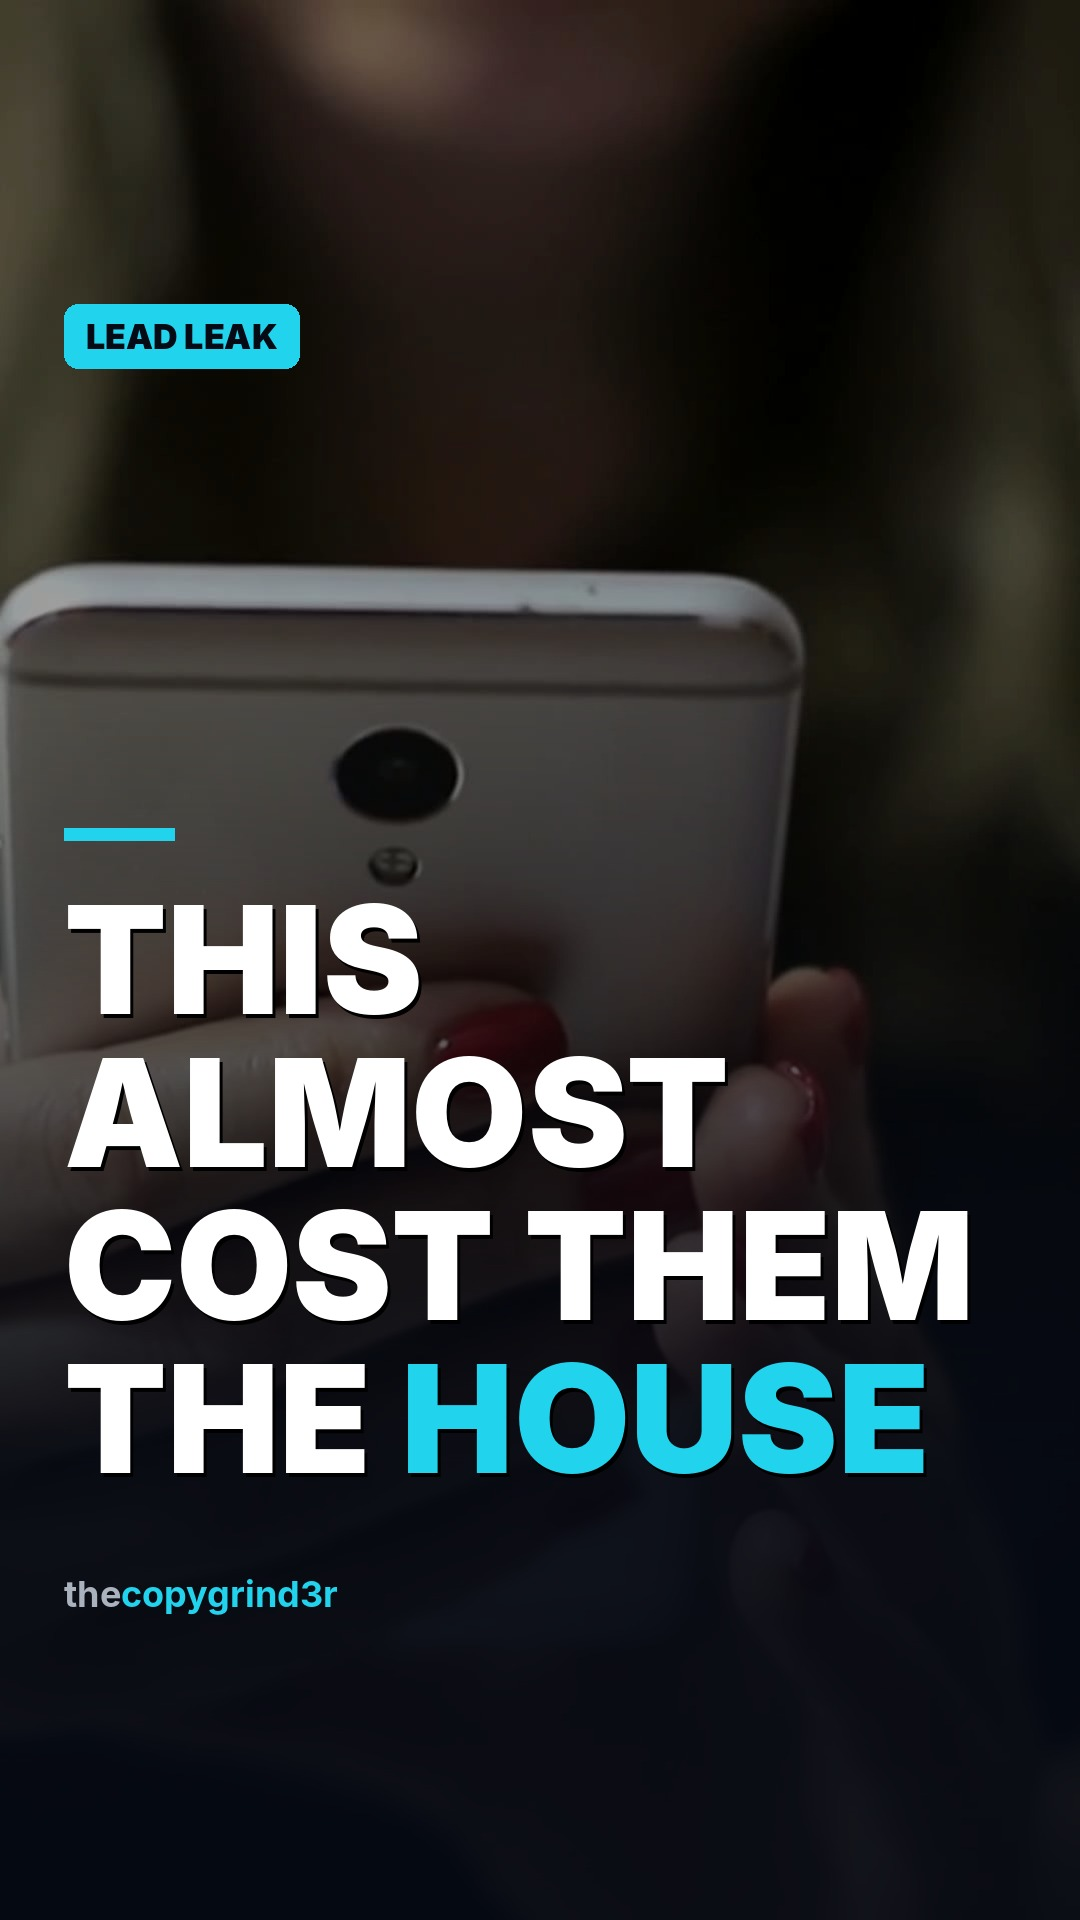

Write Python code to recreate this figure.
"""Branded post covers: one fixed frame for every post so the profile grid reads like a wallpaper
(same idea as Fabrizio Romano's fixed template). Faceless background photo, series chip, short
uppercase title with one cyan keyword, wordmark. All text sits inside the centre 3:4 area that
Instagram's profile grid shows, so nothing gets cropped."""
import os, glob, re, textwrap
from PIL import Image, ImageDraw, ImageFont, ImageFilter, ImageEnhance

CYAN = (34, 211, 238)
INK = (6, 10, 20)
KEYWORDS = re.compile(r'(enquir|lead|repl|viewing|night|midnight|weekend|mobile|form|inbox|call|book|minute|hour|second|cold|leak|missed|lost|slow|fast|free|audit|agent|tenant|buyer)', re.I)

def font(size, weight='Black'):
    for f in ['/usr/share/fonts/opentype/inter/Inter-%s.otf' % weight, '/usr/share/fonts/truetype/inter/Inter-%s.ttf' % weight,
              '/usr/share/fonts/opentype/inter/Inter-ExtraBold.otf', '/usr/share/fonts/truetype/dejavu/DejaVuSans-Bold.ttf']:
        if os.path.exists(f): return ImageFont.truetype(f, size)
    hits = glob.glob('/usr/share/fonts/**/Inter*%s*' % weight, recursive=True)
    return ImageFont.truetype(hits[0], size) if hits else ImageFont.load_default()

def short_title(text, max_words=7):
    """Fallback when no cover_title was written: first clause, max 7 words, no trailing filler."""
    t = re.sub(r'#\w+', '', str(text or '')).strip()
    t = re.split(r'(?<=[.!?:])\s|\s[—–-]\s|,\s', t)[0].strip(' .,:;!?')
    w = t.split()
    if len(w) > max_words:
        w = w[:max_words]
        while w and w[-1].lower() in {'to', 'the', 'a', 'an', 'and', 'or', 'of', 'for', 'on', 'in', 'your', 'with', 'at', 'get', 'is'}:
            w.pop()
    return ' '.join(w)

def fill(img, w, h):
    s = max(w / img.width, h / img.height)
    img = img.resize((int(img.width * s + 1), int(img.height * s + 1)), Image.LANCZOS)
    l, t = (img.width - w) // 2, (img.height - h) // 2
    return img.crop((l, t, l + w, t + h))

def background(bg, w, h):
    if bg and os.path.exists(bg):
        try:
            img = fill(Image.open(bg).convert('RGB'), w, h)
            img = ImageEnhance.Color(img).enhance(0.85)
            img = ImageEnhance.Brightness(img).enhance(0.62)
            return img
        except Exception as e:
            print('cover bg failed:', e)
    img = Image.new('RGB', (w, h), INK)
    d = ImageDraw.Draw(img)
    for x in range(0, w, 54): d.line([(x, 0), (x, h)], fill=(14, 22, 38), width=1)
    for y in range(0, h, 54): d.line([(0, y), (w, y)], fill=(14, 22, 38), width=1)
    glow = Image.new('RGB', (w, h), (0, 0, 0)); gd = ImageDraw.Draw(glow)
    gd.ellipse((w * 0.2, h * 0.25, w * 0.8, h * 0.75), fill=(10, 60, 80))
    return Image.blend(img, glow.filter(ImageFilter.GaussianBlur(160)), 0.5)

def make_cover(title, series, w, h, out, bg=None, number=None):
    img = background(bg, w, h)
    # safe area = the centre 3:4 crop the profile grid shows
    sh = min(h, int(w * 4 / 3)); top = (h - sh) // 2
    sw = min(w, int(h * 3 / 4)); left = (w - sw) // 2
    M = 64
    # darken bottom 60% of the safe area for the headline
    grad = Image.new('L', (1, h))
    for y in range(h):
        k = (y - (top + sh * 0.30)) / (sh * 0.55)
        grad.putpixel((0, y), int(225 * max(0, min(1, k))))
    img = Image.composite(Image.new('RGB', (w, h), INK), img, grad.resize((w, h)))
    d = ImageDraw.Draw(img)
    # series chip, top left of the safe area
    fc = font(34, 'Black'); lab = (series or 'AGENT PLAYBOOK').upper()
    tw = d.textlength(lab, font=fc)
    x0, y0 = left + M, top + M
    d.rounded_rectangle((x0, y0, x0 + tw + 44, y0 + 64), radius=14, fill=CYAN)
    d.text((x0 + 22, y0 + 12), lab, font=fc, fill=INK)
    if number:
        fn = font(30, 'Bold'); s = '#%03d' % int(number)
        d.text((left + sw - M - d.textlength(s, font=fn), y0 + 16), s, font=fn, fill=(200, 210, 220))
    # title: uppercase, as big as fits in max 4 lines
    words = str(title or '').upper().split()
    if not words: words = ['ANSWER', 'EVERY', 'ENQUIRY']
    hi = None
    for i in range(len(words) - 1, -1, -1):
        if KEYWORDS.search(words[i]): hi = i; break
    if hi is None: hi = len(words) - 1
    maxw = sw - 2 * M
    size = 150
    while size > 54:
        f = font(size, 'Black'); lines = []; cur = []
        for i, wd in enumerate(words):
            test = ' '.join(x for _, x in cur + [(i, wd)])
            if cur and d.textlength(test, font=f) > maxw:
                lines.append(cur); cur = [(i, wd)]
            else:
                cur.append((i, wd))
        if cur: lines.append(cur)
        if len(lines) <= 4 and all(d.textlength(' '.join(x for _, x in l), font=f) <= maxw for l in lines): break
        size -= 6
    lh = int(size * 1.02)
    block = lh * len(lines)
    y = top + sh - 200 - block
    d.rectangle((left + M, y - 40, left + M + 110, y - 28), fill=CYAN)
    for line in lines:
        x = left + M
        for i, wd in line:
            col = CYAN if i == hi else (255, 255, 255)
            d.text((x + 3, y + 4), wd, font=f, fill=(0, 0, 0))
            d.text((x, y), wd, font=f, fill=col)
            x += d.textlength(wd + ' ', font=f)
        y += lh
    # wordmark
    fb = font(36, 'Bold')
    yb = top + sh - M - 44
    d.text((left + M, yb), 'the', font=fb, fill=(170, 178, 190))
    d.text((left + M + d.textlength('the', font=fb), yb), 'copygrind3r', font=fb, fill=CYAN)
    img.save(out, quality=92)
    return out

if __name__ == '__main__':
    import sys
    make_cover(sys.argv[1], sys.argv[2], int(sys.argv[3]), int(sys.argv[4]), sys.argv[5], sys.argv[6] if len(sys.argv) > 6 else None)
